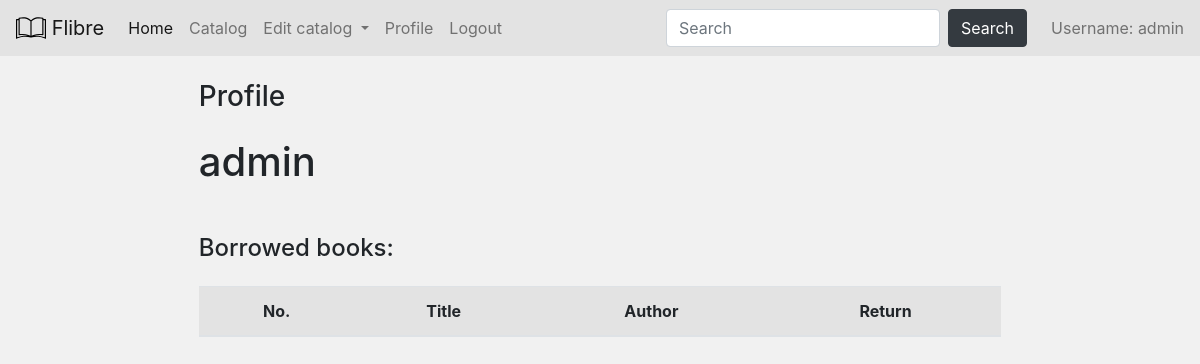
Page /user/admin (signed in) on the earlier database version.
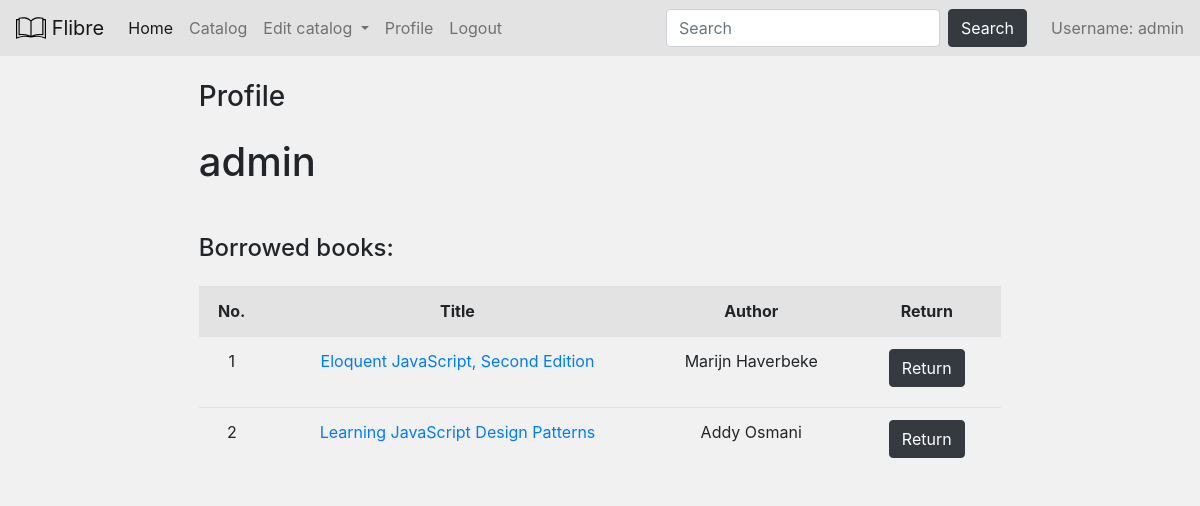
Same page on the later database version.
### db_models.py (models this page shows, shortened)
class Book(Base):
    __tablename__ = 'books'
    id = Column(Integer, primary_key=True)
    author = Column(String(255))
    description = Column(String(1000))
    isbn = Column(Integer)
    pages = Column(Integer)
    published = Column(String(10))
    publisher = Column(String(255))
    subtitle = Column(String(255))
    title = Column(String(255))
    website = Column(String(255))
    user_id = Column(Integer, ForeignKey('users.id'))
    user_ref = relationship('User', back_populates='book_ref')

### routes.py (the view)
@app.route('/user/<username>')
@login_required(lvl=1)
def user_profile(username):
    context = get_default_context()
    if not user_exists(username):
        return redirect(url_for('page_not_found'))
    context['profile_username'] = username
    context['borrowed_books'] = get_borrowed(username)
    context['current_user'] = username == session.get('username')
    return render_template('user_profile.html', **context)

### routes.py (called while the page is built)
def get_session(echo=False):
    engine = create_engine('sqlite:///db/database.db', echo=echo)
    db_session = sessionmaker(bind=engine)
    return db_session()

def get_default_context():
    permission_lvl = get_user_auth_lvl()
    context = {'permission_lvl': permission_lvl,
               'user_id': session.get('user_id'),
               'username': session.get('username')}
    return context

def get_user_auth_lvl():
    if not session.get('user_id'):
        return 3
    db_session = get_session()
    user_data = db_session.query(User.permission_lvl) \
                .filter(User.username == session.get('username')) \
                .one()
    return user_data.permission_lvl

def get_borrowed(username):
    db_session = get_session()
    return db_session.query(Book).join(User).filter(User.username == username).all()

def user_exists(username):
    db_session = get_session()
    return db_session.query(User.id).filter_by(username=username).scalar() is not None

### templates/user_profile.html (shortened to what this page needs)
{% extends 'layout.html' %}
{% block content %}
<div class="container w-75">
  <h3 class="mb-4">Profile</h3>
  <h1 class="mb-5">{{ profile_username }}</h1>
  <h4 class="mb-4">Borrowed books:</h4>
  <table class="table text-center">
    <thead class="mythead">
    <tr>
      <th scope="col">No.</th>
      <th scope="col">Title</th>
      <th scope="col">Author</th>
      <th scope="col">Return</th>
    </tr>
    </thead>
    {% for book in borrowed_books %}
    <tr>
      <td scope="row">{{ loop.index }}</td>
      <td scope="row"><a href="/catalog/books/{{ book['id'] }}">{{ book['title'] }}</a></td>
      <td scope="row">{{ book['author'] }}</td>
      {% if current_user %}
      <td>
        <form action="/catalog/books/return" method="POST">
          <button class="btn btn-dark mb-2 mx-2" name="return_book_id" type="submit" value="{{ book['id'] }}">Return
          </button>
        </form>
      </td>
      {% endif %}
    </tr>
    {% endfor %}
  </table>
</div>
{% endblock %}

Differences in the rows shown:
now on this page (row edited): Book: title "Eloquent JavaScript, Second Edition", author "Marijn Haverbeke"
now on this page (row edited): Book: title "Learning JavaScript Design Patterns", author "Addy Osmani"
